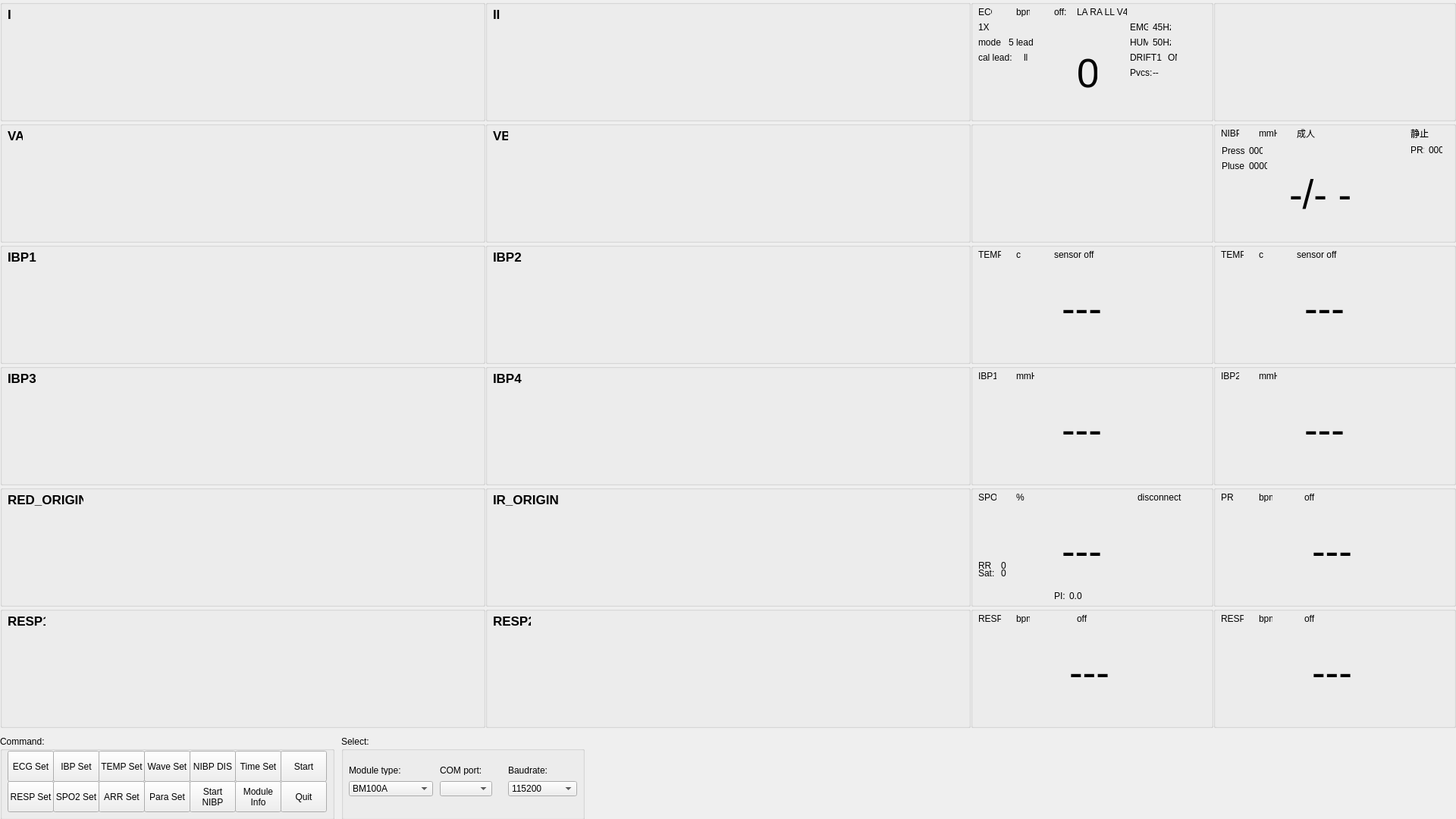
<?xml version="1.0" encoding="UTF-8"?>
<ui version="4.0">
 <class>MainWindow</class>
 <widget class="QMainWindow" name="MainWindow">
  <property name="geometry">
   <rect>
    <x>0</x>
    <y>0</y>
    <width>1920</width>
    <height>1080</height>
   </rect>
  </property>
  <property name="sizePolicy">
   <sizepolicy hsizetype="Preferred" vsizetype="Preferred">
    <horstretch>0</horstretch>
    <verstretch>0</verstretch>
   </sizepolicy>
  </property>
  <property name="windowTitle">
   <string>MainWindow</string>
  </property>
  <property name="statusTip">
   <string/>
  </property>
  <widget class="QWidget" name="centralWidget">
   <widget class="QGroupBox" name="groupBoxCommand">
    <property name="geometry">
     <rect>
      <x>0</x>
      <y>970</y>
      <width>441</width>
      <height>111</height>
     </rect>
    </property>
    <property name="title">
     <string>Command:</string>
    </property>
    <widget class="QPushButton" name="pushButton">
     <property name="geometry">
      <rect>
       <x>10</x>
       <y>20</y>
       <width>61</width>
       <height>41</height>
      </rect>
     </property>
     <property name="text">
      <string>ECG Set</string>
     </property>
    </widget>
    <widget class="QPushButton" name="pushButton_2">
     <property name="geometry">
      <rect>
       <x>10</x>
       <y>60</y>
       <width>61</width>
       <height>41</height>
      </rect>
     </property>
     <property name="text">
      <string>RESP Set</string>
     </property>
    </widget>
    <widget class="QPushButton" name="pushButton_3">
     <property name="geometry">
      <rect>
       <x>70</x>
       <y>20</y>
       <width>61</width>
       <height>41</height>
      </rect>
     </property>
     <property name="text">
      <string>IBP Set</string>
     </property>
    </widget>
    <widget class="QPushButton" name="pushButton_4">
     <property name="geometry">
      <rect>
       <x>70</x>
       <y>60</y>
       <width>61</width>
       <height>41</height>
      </rect>
     </property>
     <property name="text">
      <string>SPO2 Set</string>
     </property>
    </widget>
    <widget class="QPushButton" name="pushButton_5">
     <property name="geometry">
      <rect>
       <x>130</x>
       <y>20</y>
       <width>61</width>
       <height>41</height>
      </rect>
     </property>
     <property name="text">
      <string>TEMP Set</string>
     </property>
    </widget>
    <widget class="QPushButton" name="pushButton_6">
     <property name="geometry">
      <rect>
       <x>130</x>
       <y>60</y>
       <width>61</width>
       <height>41</height>
      </rect>
     </property>
     <property name="text">
      <string>ARR Set</string>
     </property>
    </widget>
    <widget class="QPushButton" name="pushButton_7">
     <property name="geometry">
      <rect>
       <x>190</x>
       <y>20</y>
       <width>61</width>
       <height>41</height>
      </rect>
     </property>
     <property name="text">
      <string>Wave Set</string>
     </property>
    </widget>
    <widget class="QPushButton" name="pushButton_8">
     <property name="geometry">
      <rect>
       <x>190</x>
       <y>60</y>
       <width>61</width>
       <height>41</height>
      </rect>
     </property>
     <property name="text">
      <string>Para Set</string>
     </property>
    </widget>
    <widget class="QPushButton" name="pushButton_9">
     <property name="geometry">
      <rect>
       <x>250</x>
       <y>20</y>
       <width>61</width>
       <height>41</height>
      </rect>
     </property>
     <property name="text">
      <string>NIBP DIS</string>
     </property>
    </widget>
    <widget class="QPushButton" name="pushButton_10">
     <property name="geometry">
      <rect>
       <x>250</x>
       <y>60</y>
       <width>61</width>
       <height>41</height>
      </rect>
     </property>
     <property name="text">
      <string>Start
NIBP</string>
     </property>
    </widget>
    <widget class="QPushButton" name="pushButton_11">
     <property name="geometry">
      <rect>
       <x>310</x>
       <y>20</y>
       <width>61</width>
       <height>41</height>
      </rect>
     </property>
     <property name="text">
      <string>Time Set</string>
     </property>
    </widget>
    <widget class="QPushButton" name="pushButton_12">
     <property name="geometry">
      <rect>
       <x>310</x>
       <y>60</y>
       <width>61</width>
       <height>41</height>
      </rect>
     </property>
     <property name="text">
      <string>Module
Info</string>
     </property>
    </widget>
    <widget class="QPushButton" name="pushButtonStart">
     <property name="geometry">
      <rect>
       <x>370</x>
       <y>20</y>
       <width>61</width>
       <height>41</height>
      </rect>
     </property>
     <property name="text">
      <string>Start</string>
     </property>
    </widget>
    <widget class="QPushButton" name="pushButton_14">
     <property name="geometry">
      <rect>
       <x>370</x>
       <y>60</y>
       <width>61</width>
       <height>41</height>
      </rect>
     </property>
     <property name="text">
      <string>Quit</string>
     </property>
    </widget>
   </widget>
   <widget class="QGroupBox" name="groupBoxSelect">
    <property name="geometry">
     <rect>
      <x>450</x>
      <y>970</y>
      <width>321</width>
      <height>111</height>
     </rect>
    </property>
    <property name="title">
     <string>Select:</string>
    </property>
    <widget class="QLabel" name="labelModuleType">
     <property name="geometry">
      <rect>
       <x>10</x>
       <y>40</y>
       <width>72</width>
       <height>12</height>
      </rect>
     </property>
     <property name="text">
      <string>Module type:</string>
     </property>
    </widget>
    <widget class="QLabel" name="labelComPort">
     <property name="geometry">
      <rect>
       <x>130</x>
       <y>40</y>
       <width>54</width>
       <height>12</height>
      </rect>
     </property>
     <property name="text">
      <string>COM port:</string>
     </property>
    </widget>
    <widget class="QLabel" name="labelBaudrate">
     <property name="geometry">
      <rect>
       <x>220</x>
       <y>40</y>
       <width>54</width>
       <height>12</height>
      </rect>
     </property>
     <property name="text">
      <string>Baudrate:</string>
     </property>
    </widget>
    <widget class="QComboBox" name="comboBoxModuleType">
     <property name="geometry">
      <rect>
       <x>10</x>
       <y>60</y>
       <width>111</width>
       <height>20</height>
      </rect>
     </property>
     <item>
      <property name="text">
       <string>BM100A</string>
      </property>
     </item>
    </widget>
    <widget class="QComboBox" name="comboBoxComPort">
     <property name="geometry">
      <rect>
       <x>130</x>
       <y>60</y>
       <width>69</width>
       <height>20</height>
      </rect>
     </property>
    </widget>
    <widget class="QComboBox" name="comboBoxBaudrate">
     <property name="geometry">
      <rect>
       <x>220</x>
       <y>60</y>
       <width>91</width>
       <height>20</height>
      </rect>
     </property>
     <item>
      <property name="text">
       <string>115200</string>
      </property>
     </item>
    </widget>
   </widget>
   <widget class="QGroupBox" name="groupBoxPara_4">
    <property name="geometry">
     <rect>
      <x>1600</x>
      <y>160</y>
      <width>320</width>
      <height>160</height>
     </rect>
    </property>
    <property name="title">
     <string/>
    </property>
    <widget class="QLabel" name="label_4">
     <property name="geometry">
      <rect>
       <x>10</x>
       <y>10</y>
       <width>24</width>
       <height>12</height>
      </rect>
     </property>
     <property name="text">
      <string>NIBP</string>
     </property>
    </widget>
    <widget class="QLabel" name="label_5">
     <property name="geometry">
      <rect>
       <x>60</x>
       <y>10</y>
       <width>24</width>
       <height>12</height>
      </rect>
     </property>
     <property name="text">
      <string>mmHg</string>
     </property>
    </widget>
    <widget class="QLabel" name="label_6">
     <property name="geometry">
      <rect>
       <x>110</x>
       <y>10</y>
       <width>24</width>
       <height>12</height>
      </rect>
     </property>
     <property name="text">
      <string>成人</string>
     </property>
    </widget>
    <widget class="QLabel" name="label_7">
     <property name="geometry">
      <rect>
       <x>260</x>
       <y>10</y>
       <width>24</width>
       <height>12</height>
      </rect>
     </property>
     <property name="text">
      <string>静止</string>
     </property>
    </widget>
    <widget class="QLabel" name="label_12">
     <property name="geometry">
      <rect>
       <x>100</x>
       <y>70</y>
       <width>135</width>
       <height>53</height>
      </rect>
     </property>
     <property name="font">
      <font>
       <pointsize>40</pointsize>
      </font>
     </property>
     <property name="text">
      <string>-/- -</string>
     </property>
    </widget>
    <widget class="QLabel" name="label_8">
     <property name="geometry">
      <rect>
       <x>11</x>
       <y>31</y>
       <width>30</width>
       <height>16</height>
      </rect>
     </property>
     <property name="text">
      <string>Press</string>
     </property>
    </widget>
    <widget class="QLabel" name="label_9">
     <property name="geometry">
      <rect>
       <x>47</x>
       <y>31</y>
       <width>18</width>
       <height>16</height>
      </rect>
     </property>
     <property name="text">
      <string>000</string>
     </property>
    </widget>
    <widget class="QLabel" name="label_10">
     <property name="geometry">
      <rect>
       <x>11</x>
       <y>51</y>
       <width>30</width>
       <height>16</height>
      </rect>
     </property>
     <property name="text">
      <string>Pluse</string>
     </property>
    </widget>
    <widget class="QLabel" name="label_11">
     <property name="geometry">
      <rect>
       <x>47</x>
       <y>51</y>
       <width>24</width>
       <height>16</height>
      </rect>
     </property>
     <property name="text">
      <string>0000</string>
     </property>
    </widget>
    <widget class="QLabel" name="label_13">
     <property name="geometry">
      <rect>
       <x>260</x>
       <y>30</y>
       <width>18</width>
       <height>16</height>
      </rect>
     </property>
     <property name="text">
      <string>PR:</string>
     </property>
    </widget>
    <widget class="QLabel" name="label_14">
     <property name="geometry">
      <rect>
       <x>284</x>
       <y>30</y>
       <width>18</width>
       <height>16</height>
      </rect>
     </property>
     <property name="text">
      <string>000</string>
     </property>
    </widget>
    <zorder>label_8</zorder>
    <zorder>label_9</zorder>
    <zorder>label_10</zorder>
    <zorder>label_11</zorder>
    <zorder>label_13</zorder>
    <zorder>label_14</zorder>
    <zorder>label_4</zorder>
    <zorder>label_5</zorder>
    <zorder>label_6</zorder>
    <zorder>label_7</zorder>
    <zorder>label_12</zorder>
   </widget>
   <widget class="QLabel" name="labelDataNumValue">
    <property name="geometry">
     <rect>
      <x>110</x>
      <y>560</y>
      <width>54</width>
      <height>12</height>
     </rect>
    </property>
    <property name="text">
     <string/>
    </property>
   </widget>
   <widget class="QGroupBox" name="groupBoxWave_1">
    <property name="geometry">
     <rect>
      <x>0</x>
      <y>0</y>
      <width>640</width>
      <height>160</height>
     </rect>
    </property>
    <property name="title">
     <string/>
    </property>
    <widget class="QLabel" name="label_2">
     <property name="geometry">
      <rect>
       <x>10</x>
       <y>10</y>
       <width>10</width>
       <height>17</height>
      </rect>
     </property>
     <property name="font">
      <font>
       <pointsize>13</pointsize>
       <weight>75</weight>
       <bold>true</bold>
      </font>
     </property>
     <property name="text">
      <string>I</string>
     </property>
    </widget>
   </widget>
   <widget class="QGroupBox" name="groupBoxWave_2">
    <property name="geometry">
     <rect>
      <x>640</x>
      <y>0</y>
      <width>640</width>
      <height>160</height>
     </rect>
    </property>
    <property name="title">
     <string/>
    </property>
    <widget class="QLabel" name="label_3">
     <property name="geometry">
      <rect>
       <x>10</x>
       <y>10</y>
       <width>20</width>
       <height>17</height>
      </rect>
     </property>
     <property name="font">
      <font>
       <pointsize>13</pointsize>
       <weight>75</weight>
       <bold>true</bold>
      </font>
     </property>
     <property name="text">
      <string>II</string>
     </property>
    </widget>
   </widget>
   <widget class="QGroupBox" name="groupBoxWave_3">
    <property name="geometry">
     <rect>
      <x>0</x>
      <y>160</y>
      <width>640</width>
      <height>160</height>
     </rect>
    </property>
    <property name="title">
     <string/>
    </property>
    <widget class="QLabel" name="label_15">
     <property name="geometry">
      <rect>
       <x>10</x>
       <y>10</y>
       <width>20</width>
       <height>17</height>
      </rect>
     </property>
     <property name="font">
      <font>
       <pointsize>13</pointsize>
       <weight>75</weight>
       <bold>true</bold>
      </font>
     </property>
     <property name="text">
      <string>VA</string>
     </property>
    </widget>
   </widget>
   <widget class="QGroupBox" name="groupBoxWave_4">
    <property name="geometry">
     <rect>
      <x>640</x>
      <y>160</y>
      <width>640</width>
      <height>160</height>
     </rect>
    </property>
    <property name="title">
     <string/>
    </property>
    <widget class="QLabel" name="label_16">
     <property name="geometry">
      <rect>
       <x>10</x>
       <y>10</y>
       <width>20</width>
       <height>17</height>
      </rect>
     </property>
     <property name="font">
      <font>
       <pointsize>13</pointsize>
       <weight>75</weight>
       <bold>true</bold>
      </font>
     </property>
     <property name="text">
      <string>VB</string>
     </property>
    </widget>
   </widget>
   <widget class="QGroupBox" name="groupBoxWave_5">
    <property name="geometry">
     <rect>
      <x>0</x>
      <y>320</y>
      <width>640</width>
      <height>160</height>
     </rect>
    </property>
    <property name="title">
     <string/>
    </property>
    <widget class="QLabel" name="label_17">
     <property name="geometry">
      <rect>
       <x>10</x>
       <y>10</y>
       <width>40</width>
       <height>17</height>
      </rect>
     </property>
     <property name="font">
      <font>
       <pointsize>13</pointsize>
       <weight>75</weight>
       <bold>true</bold>
      </font>
     </property>
     <property name="text">
      <string>IBP1</string>
     </property>
    </widget>
   </widget>
   <widget class="QGroupBox" name="groupBoxWave_6">
    <property name="geometry">
     <rect>
      <x>640</x>
      <y>320</y>
      <width>640</width>
      <height>160</height>
     </rect>
    </property>
    <property name="title">
     <string/>
    </property>
    <widget class="QLabel" name="label_18">
     <property name="geometry">
      <rect>
       <x>10</x>
       <y>10</y>
       <width>40</width>
       <height>17</height>
      </rect>
     </property>
     <property name="font">
      <font>
       <pointsize>13</pointsize>
       <weight>75</weight>
       <bold>true</bold>
      </font>
     </property>
     <property name="text">
      <string>IBP2</string>
     </property>
    </widget>
   </widget>
   <widget class="QGroupBox" name="groupBoxWave_7">
    <property name="geometry">
     <rect>
      <x>0</x>
      <y>480</y>
      <width>640</width>
      <height>160</height>
     </rect>
    </property>
    <property name="title">
     <string/>
    </property>
    <widget class="QLabel" name="label_19">
     <property name="geometry">
      <rect>
       <x>10</x>
       <y>10</y>
       <width>40</width>
       <height>17</height>
      </rect>
     </property>
     <property name="font">
      <font>
       <pointsize>13</pointsize>
       <weight>75</weight>
       <bold>true</bold>
      </font>
     </property>
     <property name="text">
      <string>IBP3</string>
     </property>
    </widget>
   </widget>
   <widget class="QGroupBox" name="groupBoxWave_8">
    <property name="geometry">
     <rect>
      <x>640</x>
      <y>480</y>
      <width>640</width>
      <height>160</height>
     </rect>
    </property>
    <property name="title">
     <string/>
    </property>
    <widget class="QLabel" name="label_20">
     <property name="geometry">
      <rect>
       <x>10</x>
       <y>10</y>
       <width>40</width>
       <height>17</height>
      </rect>
     </property>
     <property name="font">
      <font>
       <pointsize>13</pointsize>
       <weight>75</weight>
       <bold>true</bold>
      </font>
     </property>
     <property name="text">
      <string>IBP4</string>
     </property>
    </widget>
   </widget>
   <widget class="QGroupBox" name="groupBoxWave_9">
    <property name="geometry">
     <rect>
      <x>0</x>
      <y>640</y>
      <width>640</width>
      <height>160</height>
     </rect>
    </property>
    <property name="title">
     <string/>
    </property>
    <widget class="QLabel" name="label_21">
     <property name="geometry">
      <rect>
       <x>10</x>
       <y>10</y>
       <width>100</width>
       <height>17</height>
      </rect>
     </property>
     <property name="font">
      <font>
       <pointsize>13</pointsize>
       <weight>75</weight>
       <bold>true</bold>
      </font>
     </property>
     <property name="text">
      <string>RED_ORIGIN</string>
     </property>
    </widget>
   </widget>
   <widget class="QGroupBox" name="groupBoxWave_10">
    <property name="geometry">
     <rect>
      <x>640</x>
      <y>640</y>
      <width>640</width>
      <height>160</height>
     </rect>
    </property>
    <property name="title">
     <string/>
    </property>
    <widget class="QLabel" name="label_22">
     <property name="geometry">
      <rect>
       <x>10</x>
       <y>10</y>
       <width>90</width>
       <height>17</height>
      </rect>
     </property>
     <property name="font">
      <font>
       <pointsize>13</pointsize>
       <weight>75</weight>
       <bold>true</bold>
      </font>
     </property>
     <property name="text">
      <string>IR_ORIGIN</string>
     </property>
    </widget>
   </widget>
   <widget class="QGroupBox" name="groupBoxWave_11">
    <property name="geometry">
     <rect>
      <x>0</x>
      <y>800</y>
      <width>640</width>
      <height>160</height>
     </rect>
    </property>
    <property name="title">
     <string/>
    </property>
    <widget class="QLabel" name="label_23">
     <property name="geometry">
      <rect>
       <x>10</x>
       <y>10</y>
       <width>50</width>
       <height>17</height>
      </rect>
     </property>
     <property name="font">
      <font>
       <pointsize>13</pointsize>
       <weight>75</weight>
       <bold>true</bold>
      </font>
     </property>
     <property name="text">
      <string>RESP1</string>
     </property>
    </widget>
   </widget>
   <widget class="QGroupBox" name="groupBoxWave_12">
    <property name="geometry">
     <rect>
      <x>640</x>
      <y>800</y>
      <width>640</width>
      <height>160</height>
     </rect>
    </property>
    <property name="title">
     <string/>
    </property>
    <widget class="QLabel" name="label_24">
     <property name="geometry">
      <rect>
       <x>10</x>
       <y>10</y>
       <width>50</width>
       <height>17</height>
      </rect>
     </property>
     <property name="font">
      <font>
       <pointsize>13</pointsize>
       <weight>75</weight>
       <bold>true</bold>
      </font>
     </property>
     <property name="text">
      <string>RESP2</string>
     </property>
    </widget>
   </widget>
   <widget class="QGroupBox" name="groupBoxPara_1">
    <property name="geometry">
     <rect>
      <x>1280</x>
      <y>0</y>
      <width>320</width>
      <height>160</height>
     </rect>
    </property>
    <property name="title">
     <string/>
    </property>
    <widget class="QLabel" name="label">
     <property name="geometry">
      <rect>
       <x>10</x>
       <y>10</y>
       <width>18</width>
       <height>12</height>
      </rect>
     </property>
     <property name="text">
      <string>ECG</string>
     </property>
    </widget>
    <widget class="QLabel" name="label_25">
     <property name="geometry">
      <rect>
       <x>60</x>
       <y>10</y>
       <width>18</width>
       <height>12</height>
      </rect>
     </property>
     <property name="text">
      <string>bpm</string>
     </property>
    </widget>
    <widget class="QLabel" name="label_26">
     <property name="geometry">
      <rect>
       <x>110</x>
       <y>10</y>
       <width>24</width>
       <height>12</height>
      </rect>
     </property>
     <property name="text">
      <string>off:</string>
     </property>
    </widget>
    <widget class="QLabel" name="label_27">
     <property name="geometry">
      <rect>
       <x>140</x>
       <y>10</y>
       <width>66</width>
       <height>12</height>
      </rect>
     </property>
     <property name="text">
      <string>LA RA LL V4</string>
     </property>
    </widget>
    <widget class="QLabel" name="label_28">
     <property name="geometry">
      <rect>
       <x>10</x>
       <y>30</y>
       <width>18</width>
       <height>12</height>
      </rect>
     </property>
     <property name="text">
      <string>1X</string>
     </property>
    </widget>
    <widget class="QLabel" name="label_29">
     <property name="geometry">
      <rect>
       <x>10</x>
       <y>50</y>
       <width>30</width>
       <height>12</height>
      </rect>
     </property>
     <property name="text">
      <string>mode:</string>
     </property>
    </widget>
    <widget class="QLabel" name="label_30">
     <property name="geometry">
      <rect>
       <x>50</x>
       <y>50</y>
       <width>36</width>
       <height>12</height>
      </rect>
     </property>
     <property name="text">
      <string>5 lead</string>
     </property>
    </widget>
    <widget class="QLabel" name="label_31">
     <property name="geometry">
      <rect>
       <x>10</x>
       <y>70</y>
       <width>54</width>
       <height>12</height>
      </rect>
     </property>
     <property name="text">
      <string>cal lead:</string>
     </property>
    </widget>
    <widget class="QLabel" name="label_32">
     <property name="geometry">
      <rect>
       <x>70</x>
       <y>70</y>
       <width>12</width>
       <height>12</height>
      </rect>
     </property>
     <property name="text">
      <string>ll</string>
     </property>
    </widget>
    <widget class="QLabel" name="label_33">
     <property name="geometry">
      <rect>
       <x>140</x>
       <y>70</y>
       <width>27</width>
       <height>53</height>
      </rect>
     </property>
     <property name="font">
      <font>
       <pointsize>40</pointsize>
      </font>
     </property>
     <property name="text">
      <string>0</string>
     </property>
    </widget>
    <widget class="QLabel" name="label_34">
     <property name="geometry">
      <rect>
       <x>210</x>
       <y>30</y>
       <width>24</width>
       <height>12</height>
      </rect>
     </property>
     <property name="text">
      <string>EMG:</string>
     </property>
    </widget>
    <widget class="QLabel" name="label_35">
     <property name="geometry">
      <rect>
       <x>240</x>
       <y>30</y>
       <width>24</width>
       <height>12</height>
      </rect>
     </property>
     <property name="text">
      <string>45Hz</string>
     </property>
    </widget>
    <widget class="QLabel" name="label_36">
     <property name="geometry">
      <rect>
       <x>210</x>
       <y>50</y>
       <width>24</width>
       <height>12</height>
      </rect>
     </property>
     <property name="text">
      <string>HUM:</string>
     </property>
    </widget>
    <widget class="QLabel" name="label_37">
     <property name="geometry">
      <rect>
       <x>240</x>
       <y>50</y>
       <width>24</width>
       <height>12</height>
      </rect>
     </property>
     <property name="text">
      <string>50Hz</string>
     </property>
    </widget>
    <widget class="QLabel" name="label_38">
     <property name="geometry">
      <rect>
       <x>210</x>
       <y>70</y>
       <width>42</width>
       <height>12</height>
      </rect>
     </property>
     <property name="text">
      <string>DRIFT1:</string>
     </property>
    </widget>
    <widget class="QLabel" name="label_39">
     <property name="geometry">
      <rect>
       <x>260</x>
       <y>70</y>
       <width>12</width>
       <height>12</height>
      </rect>
     </property>
     <property name="text">
      <string>ON</string>
     </property>
    </widget>
    <widget class="QLabel" name="label_40">
     <property name="geometry">
      <rect>
       <x>210</x>
       <y>90</y>
       <width>30</width>
       <height>12</height>
      </rect>
     </property>
     <property name="text">
      <string>Pvcs:</string>
     </property>
    </widget>
    <widget class="QLabel" name="label_41">
     <property name="geometry">
      <rect>
       <x>240</x>
       <y>90</y>
       <width>12</width>
       <height>12</height>
      </rect>
     </property>
     <property name="text">
      <string>--</string>
     </property>
    </widget>
   </widget>
   <widget class="QGroupBox" name="groupBoxPara_2">
    <property name="geometry">
     <rect>
      <x>1600</x>
      <y>0</y>
      <width>320</width>
      <height>160</height>
     </rect>
    </property>
    <property name="title">
     <string/>
    </property>
   </widget>
   <widget class="QGroupBox" name="groupBoxPara_3">
    <property name="geometry">
     <rect>
      <x>1280</x>
      <y>160</y>
      <width>320</width>
      <height>160</height>
     </rect>
    </property>
    <property name="title">
     <string/>
    </property>
   </widget>
   <widget class="QGroupBox" name="groupBoxPara_5">
    <property name="geometry">
     <rect>
      <x>1280</x>
      <y>320</y>
      <width>320</width>
      <height>160</height>
     </rect>
    </property>
    <property name="title">
     <string/>
    </property>
    <widget class="QLabel" name="label_42">
     <property name="geometry">
      <rect>
       <x>10</x>
       <y>10</y>
       <width>30</width>
       <height>12</height>
      </rect>
     </property>
     <property name="text">
      <string>TEMP1</string>
     </property>
    </widget>
    <widget class="QLabel" name="label_43">
     <property name="geometry">
      <rect>
       <x>60</x>
       <y>10</y>
       <width>18</width>
       <height>12</height>
      </rect>
     </property>
     <property name="text">
      <string>c</string>
     </property>
    </widget>
    <widget class="QLabel" name="label_44">
     <property name="geometry">
      <rect>
       <x>110</x>
       <y>10</y>
       <width>60</width>
       <height>12</height>
      </rect>
     </property>
     <property name="text">
      <string>sensor off</string>
     </property>
    </widget>
    <widget class="QLabel" name="label_45">
     <property name="geometry">
      <rect>
       <x>120</x>
       <y>60</y>
       <width>81</width>
       <height>53</height>
      </rect>
     </property>
     <property name="font">
      <font>
       <pointsize>40</pointsize>
      </font>
     </property>
     <property name="text">
      <string>---</string>
     </property>
    </widget>
   </widget>
   <widget class="QGroupBox" name="groupBoxPara_6">
    <property name="geometry">
     <rect>
      <x>1600</x>
      <y>320</y>
      <width>320</width>
      <height>160</height>
     </rect>
    </property>
    <property name="title">
     <string/>
    </property>
    <widget class="QLabel" name="label_46">
     <property name="geometry">
      <rect>
       <x>120</x>
       <y>60</y>
       <width>81</width>
       <height>53</height>
      </rect>
     </property>
     <property name="font">
      <font>
       <pointsize>40</pointsize>
      </font>
     </property>
     <property name="text">
      <string>---</string>
     </property>
    </widget>
    <widget class="QLabel" name="label_47">
     <property name="geometry">
      <rect>
       <x>10</x>
       <y>10</y>
       <width>30</width>
       <height>12</height>
      </rect>
     </property>
     <property name="text">
      <string>TEMP2</string>
     </property>
    </widget>
    <widget class="QLabel" name="label_48">
     <property name="geometry">
      <rect>
       <x>60</x>
       <y>10</y>
       <width>18</width>
       <height>12</height>
      </rect>
     </property>
     <property name="text">
      <string>c</string>
     </property>
    </widget>
    <widget class="QLabel" name="label_49">
     <property name="geometry">
      <rect>
       <x>110</x>
       <y>10</y>
       <width>60</width>
       <height>12</height>
      </rect>
     </property>
     <property name="text">
      <string>sensor off</string>
     </property>
    </widget>
   </widget>
   <widget class="QGroupBox" name="groupBoxPara_9">
    <property name="geometry">
     <rect>
      <x>1280</x>
      <y>640</y>
      <width>320</width>
      <height>160</height>
     </rect>
    </property>
    <property name="title">
     <string/>
    </property>
    <widget class="QLabel" name="label_50">
     <property name="geometry">
      <rect>
       <x>10</x>
       <y>10</y>
       <width>24</width>
       <height>12</height>
      </rect>
     </property>
     <property name="text">
      <string>SPO2</string>
     </property>
    </widget>
    <widget class="QLabel" name="label_51">
     <property name="geometry">
      <rect>
       <x>60</x>
       <y>10</y>
       <width>18</width>
       <height>12</height>
      </rect>
     </property>
     <property name="text">
      <string>%</string>
     </property>
    </widget>
    <widget class="QLabel" name="label_52">
     <property name="geometry">
      <rect>
       <x>220</x>
       <y>10</y>
       <width>60</width>
       <height>12</height>
      </rect>
     </property>
     <property name="text">
      <string>disconnect</string>
     </property>
    </widget>
    <widget class="QLabel" name="label_53">
     <property name="geometry">
      <rect>
       <x>120</x>
       <y>60</y>
       <width>81</width>
       <height>53</height>
      </rect>
     </property>
     <property name="font">
      <font>
       <pointsize>40</pointsize>
      </font>
     </property>
     <property name="text">
      <string>---</string>
     </property>
    </widget>
    <widget class="QLabel" name="label_54">
     <property name="geometry">
      <rect>
       <x>10</x>
       <y>100</y>
       <width>18</width>
       <height>12</height>
      </rect>
     </property>
     <property name="text">
      <string>RR:</string>
     </property>
    </widget>
    <widget class="QLabel" name="label_55">
     <property name="geometry">
      <rect>
       <x>40</x>
       <y>100</y>
       <width>18</width>
       <height>12</height>
      </rect>
     </property>
     <property name="text">
      <string>0</string>
     </property>
    </widget>
    <widget class="QLabel" name="label_56">
     <property name="geometry">
      <rect>
       <x>10</x>
       <y>110</y>
       <width>24</width>
       <height>12</height>
      </rect>
     </property>
     <property name="text">
      <string>Sat:</string>
     </property>
    </widget>
    <widget class="QLabel" name="label_57">
     <property name="geometry">
      <rect>
       <x>40</x>
       <y>110</y>
       <width>18</width>
       <height>12</height>
      </rect>
     </property>
     <property name="text">
      <string>0</string>
     </property>
    </widget>
    <widget class="QLabel" name="label_58">
     <property name="geometry">
      <rect>
       <x>110</x>
       <y>140</y>
       <width>18</width>
       <height>12</height>
      </rect>
     </property>
     <property name="text">
      <string>PI:</string>
     </property>
    </widget>
    <widget class="QLabel" name="label_59">
     <property name="geometry">
      <rect>
       <x>130</x>
       <y>140</y>
       <width>18</width>
       <height>12</height>
      </rect>
     </property>
     <property name="text">
      <string>0.0</string>
     </property>
    </widget>
   </widget>
   <widget class="QGroupBox" name="groupBoxPara_8">
    <property name="geometry">
     <rect>
      <x>1600</x>
      <y>480</y>
      <width>320</width>
      <height>160</height>
     </rect>
    </property>
    <property name="title">
     <string/>
    </property>
    <widget class="QLabel" name="label_67">
     <property name="geometry">
      <rect>
       <x>10</x>
       <y>10</y>
       <width>24</width>
       <height>12</height>
      </rect>
     </property>
     <property name="text">
      <string>IBP2</string>
     </property>
    </widget>
    <widget class="QLabel" name="label_68">
     <property name="geometry">
      <rect>
       <x>60</x>
       <y>10</y>
       <width>24</width>
       <height>12</height>
      </rect>
     </property>
     <property name="text">
      <string>mmHg</string>
     </property>
    </widget>
    <widget class="QLabel" name="label_69">
     <property name="geometry">
      <rect>
       <x>120</x>
       <y>60</y>
       <width>81</width>
       <height>53</height>
      </rect>
     </property>
     <property name="font">
      <font>
       <pointsize>40</pointsize>
      </font>
     </property>
     <property name="text">
      <string>---</string>
     </property>
    </widget>
   </widget>
   <widget class="QGroupBox" name="groupBoxPara_7">
    <property name="geometry">
     <rect>
      <x>1280</x>
      <y>480</y>
      <width>320</width>
      <height>160</height>
     </rect>
    </property>
    <property name="title">
     <string/>
    </property>
    <widget class="QLabel" name="label_64">
     <property name="geometry">
      <rect>
       <x>10</x>
       <y>10</y>
       <width>24</width>
       <height>12</height>
      </rect>
     </property>
     <property name="text">
      <string>IBP1</string>
     </property>
    </widget>
    <widget class="QLabel" name="label_65">
     <property name="geometry">
      <rect>
       <x>60</x>
       <y>10</y>
       <width>24</width>
       <height>12</height>
      </rect>
     </property>
     <property name="text">
      <string>mmHg</string>
     </property>
    </widget>
    <widget class="QLabel" name="label_66">
     <property name="geometry">
      <rect>
       <x>120</x>
       <y>60</y>
       <width>81</width>
       <height>53</height>
      </rect>
     </property>
     <property name="font">
      <font>
       <pointsize>40</pointsize>
      </font>
     </property>
     <property name="text">
      <string>---</string>
     </property>
    </widget>
   </widget>
   <widget class="QGroupBox" name="groupBoxPara_10">
    <property name="geometry">
     <rect>
      <x>1600</x>
      <y>640</y>
      <width>320</width>
      <height>160</height>
     </rect>
    </property>
    <property name="title">
     <string/>
    </property>
    <widget class="QLabel" name="label_60">
     <property name="geometry">
      <rect>
       <x>10</x>
       <y>10</y>
       <width>24</width>
       <height>12</height>
      </rect>
     </property>
     <property name="text">
      <string>PR</string>
     </property>
    </widget>
    <widget class="QLabel" name="label_61">
     <property name="geometry">
      <rect>
       <x>60</x>
       <y>10</y>
       <width>18</width>
       <height>12</height>
      </rect>
     </property>
     <property name="text">
      <string>bpm</string>
     </property>
    </widget>
    <widget class="QLabel" name="label_62">
     <property name="geometry">
      <rect>
       <x>120</x>
       <y>10</y>
       <width>18</width>
       <height>12</height>
      </rect>
     </property>
     <property name="text">
      <string>off</string>
     </property>
    </widget>
    <widget class="QLabel" name="label_63">
     <property name="geometry">
      <rect>
       <x>130</x>
       <y>60</y>
       <width>81</width>
       <height>53</height>
      </rect>
     </property>
     <property name="font">
      <font>
       <pointsize>40</pointsize>
      </font>
     </property>
     <property name="text">
      <string>---</string>
     </property>
    </widget>
   </widget>
   <widget class="QGroupBox" name="groupBoxPara_11">
    <property name="geometry">
     <rect>
      <x>1280</x>
      <y>800</y>
      <width>320</width>
      <height>160</height>
     </rect>
    </property>
    <property name="title">
     <string/>
    </property>
    <widget class="QLabel" name="label_70">
     <property name="geometry">
      <rect>
       <x>10</x>
       <y>10</y>
       <width>30</width>
       <height>12</height>
      </rect>
     </property>
     <property name="text">
      <string>RESP1</string>
     </property>
    </widget>
    <widget class="QLabel" name="label_72">
     <property name="geometry">
      <rect>
       <x>140</x>
       <y>10</y>
       <width>18</width>
       <height>12</height>
      </rect>
     </property>
     <property name="text">
      <string>off</string>
     </property>
    </widget>
    <widget class="QLabel" name="label_71">
     <property name="geometry">
      <rect>
       <x>60</x>
       <y>10</y>
       <width>18</width>
       <height>12</height>
      </rect>
     </property>
     <property name="text">
      <string>bpm</string>
     </property>
    </widget>
    <widget class="QLabel" name="label_73">
     <property name="geometry">
      <rect>
       <x>130</x>
       <y>60</y>
       <width>81</width>
       <height>53</height>
      </rect>
     </property>
     <property name="font">
      <font>
       <pointsize>40</pointsize>
      </font>
     </property>
     <property name="text">
      <string>---</string>
     </property>
    </widget>
   </widget>
   <widget class="QGroupBox" name="groupBoxPara_12">
    <property name="geometry">
     <rect>
      <x>1600</x>
      <y>800</y>
      <width>320</width>
      <height>160</height>
     </rect>
    </property>
    <property name="title">
     <string/>
    </property>
    <widget class="QLabel" name="label_74">
     <property name="geometry">
      <rect>
       <x>10</x>
       <y>10</y>
       <width>30</width>
       <height>12</height>
      </rect>
     </property>
     <property name="text">
      <string>RESP2</string>
     </property>
    </widget>
    <widget class="QLabel" name="label_75">
     <property name="geometry">
      <rect>
       <x>60</x>
       <y>10</y>
       <width>18</width>
       <height>12</height>
      </rect>
     </property>
     <property name="text">
      <string>bpm</string>
     </property>
    </widget>
    <widget class="QLabel" name="label_76">
     <property name="geometry">
      <rect>
       <x>120</x>
       <y>10</y>
       <width>18</width>
       <height>12</height>
      </rect>
     </property>
     <property name="text">
      <string>off</string>
     </property>
    </widget>
    <widget class="QLabel" name="label_77">
     <property name="geometry">
      <rect>
       <x>130</x>
       <y>60</y>
       <width>81</width>
       <height>53</height>
      </rect>
     </property>
     <property name="font">
      <font>
       <pointsize>40</pointsize>
      </font>
     </property>
     <property name="text">
      <string>---</string>
     </property>
    </widget>
   </widget>
  </widget>
 </widget>
 <layoutdefault spacing="6" margin="11"/>
 <resources/>
 <connections/>
</ui>
